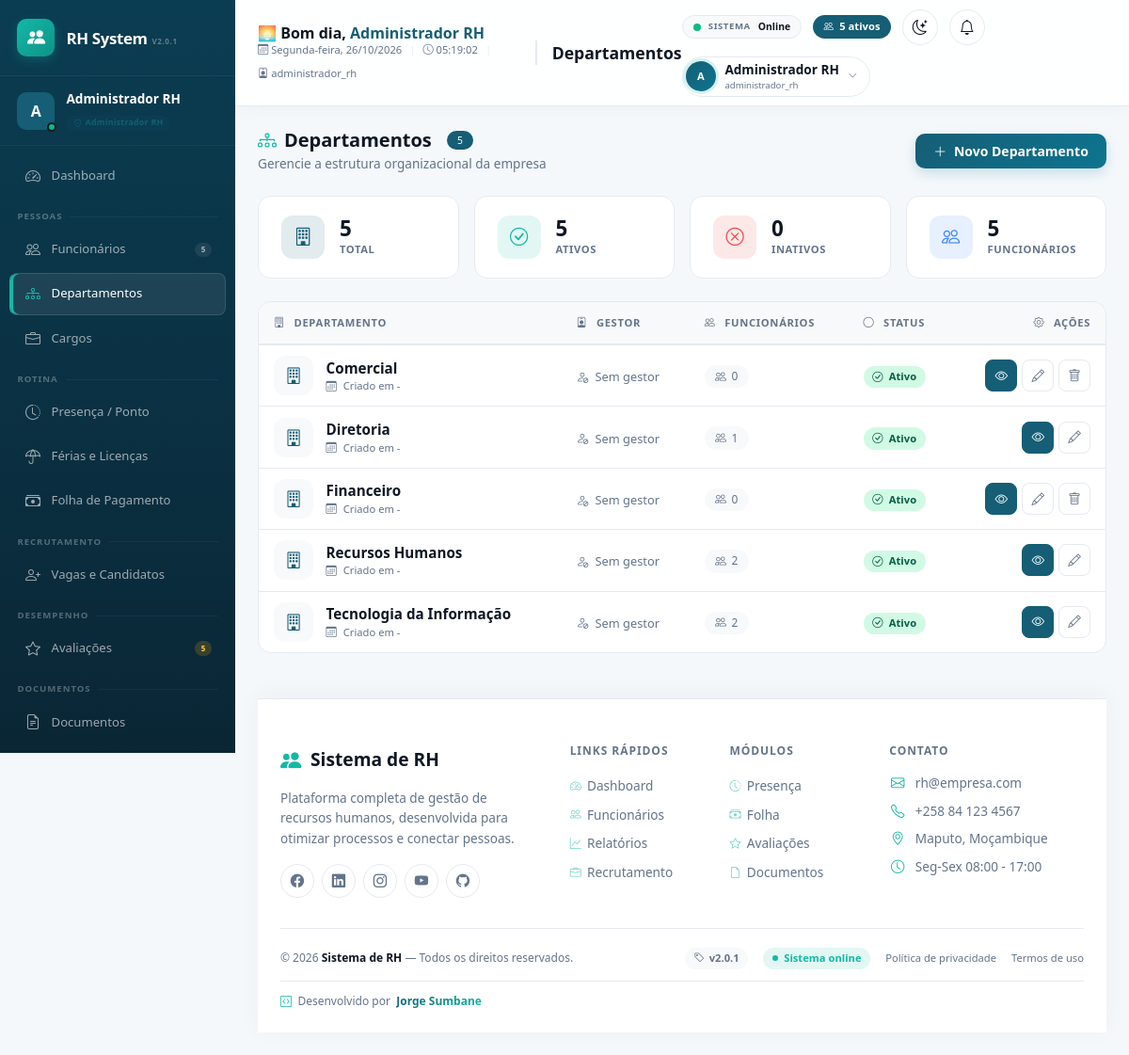
Page /modules/departamentos/index.php (signed in) on the committed database.
### tables this page shows
CREATE TABLE departamentos (
    id INT AUTO_INCREMENT PRIMARY KEY,
    nome VARCHAR(100) NOT NULL,
    descricao TEXT NULL,
    gestor_id INT NULL,  
    ativo TINYINT(1) NOT NULL DEFAULT 1,
    criado_em DATETIME NOT NULL DEFAULT CURRENT_TIMESTAMP
);

### includes/bootstrap.php (called while the page is built, shortened)
<?php
spl_autoload_register(function (string $classe): void {
    $caminho = __DIR__ . '/../classes/' . $classe . '.php';
});
require_once __DIR__ . '/functions.php';

### classes/Database.php (called while the page is built, shortened)
<?php
class Database
{
    private static ?PDO $instance = null;
    public static function getConnection(): PDO
    {
        if (self::$instance === null) {
            $dsn = sprintf(
                'mysql:host=%s;port=%s;dbname=%s;charset=%s',
                DB_HOST,
                DB_PORT,
                DB_NAME,
                DB_CHARSET
            );
            $options = [
                PDO::ATTR_ERRMODE            => PDO::ERRMODE_EXCEPTION,
                PDO::ATTR_DEFAULT_FETCH_MODE => PDO::FETCH_ASSOC,
                PDO::ATTR_EMULATE_PREPARES   => false,
            ];
            try {
                self::$instance = new PDO($dsn, DB_USER, DB_PASS, $options);
                $offset = (new DateTime('now', new DateTimeZone(date_default_timezone_get())))->format('P');
                self::$instance->exec("SET time_zone = '{$offset}'");
            } catch (PDOException $e) {
                error_log('Erro de conexão com o banco: ' . $e->getMessage());
                die('Não foi possível conectar ao banco de dados. Verifique se o MySQL está em execução no XAMPP e se o banco "rh_sistema" foi importado (veja database/schema.sql).');
            }
        }
        return self::$instance;
    }
}

### classes/Departamento.php (called while the page is built, shortened)
<?php
class Departamento
{
    private PDO $db;
    public function __construct()
    {
        $this->db = Database::getConnection();
    }
    public function listar(bool $apenasAtivos = false): array
    {
        $sql = 'SELECT d.*, f.nome AS gestor_nome,
                       (SELECT COUNT(*) FROM funcionarios WHERE departamento_id = d.id AND status = "ativo") AS total_funcionarios
                FROM departamentos d
                LEFT JOIN funcionarios f ON f.id = d.gestor_id';
        $sql .= ' ORDER BY d.nome ASC';
        return $this->db->query($sql)->fetchAll();
    }
    public function podeExcluir(int $id): bool
    {
        $stmt = $this->db->prepare('SELECT COUNT(*) FROM funcionarios WHERE departamento_id = :id');
        $stmt->execute([':id' => $id]);
        return (int) $stmt->fetchColumn() === 0;
    }
}

### classes/Funcionario.php (called while the page is built, shortened)
<?php
class Funcionario
{
    private PDO $db;
    public function __construct()
    {
        $this->db = Database::getConnection();
    }
    public function contarPorStatus(string $status = 'ativo'): int
    {
        $stmt = $this->db->prepare('SELECT COUNT(*) FROM funcionarios WHERE status = :status');
        $stmt->execute([':status' => $status]);
        return (int) $stmt->fetchColumn();
    }
    public function contarTotal(): int
    {
        $stmt = $this->db->query("SELECT COUNT(*) FROM funcionarios");
        return (int) $stmt->fetchColumn();
    }
}

### includes/functions.php (called while the page is built, shortened)
<?php
function e(?string $texto): string
{
    return htmlspecialchars($texto ?? '', ENT_QUOTES, 'UTF-8');
}
function formatarData(?string $data): string
{
    $dt = DateTime::createFromFormat('Y-m-d', $data);
    return $dt ? $dt->format('d/m/Y') : '-';
}
    ?>

### modules/departamentos/index.php (the view, shortened to what this page needs)
<?php
require_once __DIR__ . '/../../includes/bootstrap.php';
$departamentoModel = new Departamento();
$departamentos = $departamentoModel->listar();
$totalDepartamentos = count($departamentos);
$totalInativos = 0;
require __DIR__ . '/../../includes/header.php';
?>
<div class="dept-header">
    <div class="dept-header-left">
        <h5>
            <i class="bi bi-diagram-3"></i> Departamentos
            <span class="badge bg-primary rounded-pill ms-2" style="font-size:0.65rem;font-weight:500;">
                <?= number_format($totalDepartamentos) ?>
            </span>
        </h5>
        <p>Gerencie a estrutura organizacional da empresa</p>
    </div>
    <div class="dept-header-right">
        <a href="criar.php" class="btn btn-primary btn-sm" style="border-radius:10px;padding:0.5rem 1.2rem;">
            <i class="bi bi-plus-lg me-1"></i> Novo Departamento
        </a>
    </div>
</div>
<div class="dept-stats">
    <div class="dept-stat-card animate-in">
        <div class="stat-icon primary"><i class="bi bi-building"></i></div>
        <div class="stat-info">
            <div class="stat-value"><?= number_format($totalDepartamentos) ?></div>
            <div class="stat-label">Total</div>
        </div>
    </div>
    <div class="dept-stat-card animate-in">
        <div class="stat-icon success"><i class="bi bi-check-circle"></i></div>
        <div class="stat-info">
            <div class="stat-value"><?= number_format($totalAtivos) ?></div>
            <div class="stat-label">Ativos</div>
        </div>
    </div>
    <div class="dept-stat-card animate-in">
        <div class="stat-icon danger"><i class="bi bi-x-circle"></i></div>
        <div class="stat-info">
            <div class="stat-value"><?= number_format($totalInativos) ?></div>
            <div class="stat-label">Inativos</div>
        </div>
    </div>
    <div class="dept-stat-card animate-in">
        <div class="stat-icon info"><i class="bi bi-people"></i></div>
        <div class="stat-info">
            <div class="stat-value"><?= number_format($totalFuncionarios) ?></div>
            <div class="stat-label">Funcionários</div>
        </div>
    </div>
</div>
<div class="dept-table-card">
    <div class="table-responsive">
        <table class="table">
            <thead>
                <tr>
                    <th><i class="bi bi-building"></i> Departamento</th>
                    <th><i class="bi bi-person-badge"></i> Gestor</th>
                    <th><i class="bi bi-people"></i> Funcionários</th>
                    <th><i class="bi bi-circle"></i> Status</th>
                    <th class="text-end"><i class="bi bi-gear"></i> Ações</th>
                </tr>
            </thead>
            <tbody>
                <?php foreach ($departamentos as $d): ?>
                    <tr>
                        <td>
                            <div class="dept-info">
                                <div class="dept-icon">
                                    <i class="bi bi-building"></i>
                                </div>
                                <div>
                                    <div class="dept-name"><?= e($d['nome']) ?></div>
                                    <div class="dept-meta">
                                        <i class="bi bi-calendar3"></i> Criado em <?= formatarData($d['criado_em'] ?? date('Y-m-d')) ?>
                                    </div>
                                </div>
                            </div>
                        </td>
                        <td>
                            <?php if (!empty($d['gestor_nome'])): ?>
                                <div class="gestor-info">
                                    <span class="gestor-avatar"><?= e(strtoupper(substr($d['gestor_nome'], 0, 1))) ?></span>
                                    <span class="gestor-nome"><?= e($d['gestor_nome']) ?></span>
                                </div>
                            <?php else: ?>
                                <span class="text-muted" style="font-size:0.8rem;">
                                    <i class="bi bi-person-slash me-1"></i> Sem gestor
                                </span>
                            <?php endif; ?>
                        </td>
                        <td>
                            <span class="count-badge">
                                <i class="bi bi-people"></i> <?= $d['total_funcionarios'] ?? 0 ?>
                            </span>
                        </td>
                        <td>
                            <span class="badge-status <?= $d['ativo'] ? 'ativo' : 'inativo' ?>">
                                <i class="bi <?= $d['ativo'] ? 'bi-check-circle' : 'bi-x-circle' ?>"></i>
                                <?= $d['ativo'] ? 'Ativo' : 'Inativo' ?>
                            </span>
                        </td>
                        <td class="text-end">
                            <div class="action-group">
                                <a href="visualizar.php?id=<?= $d['id'] ?>" class="action-btn edit" title="Visualizar" style="background:var(--rh-primary);border-color:var(--rh-primary);color:#fff;">
                                    <i class="bi bi-eye"></i>
                                </a>
                                <a href="editar.php?id=<?= $d['id'] ?>" class="action-btn edit" title="Editar">
                                    <i class="bi bi-pencil"></i>
                                </a>
                                <?php if ($departamentoModel->podeExcluir($d['id'])): ?>
                                    <a href="excluir.php?id=<?= $d['id'] ?>" class="action-btn delete js-confirm"
                                       data-confirm-msg="Excluir o departamento <strong><?= e($d['nome']) ?></strong>?"
                                       title="Excluir">
                                        <i class="bi bi-trash"></i>
                                    </a>
                                <?php endif; ?>
                            </div>
                        </td>
                    </tr>
                <?php endforeach; ?>
            </tbody>
        </table>
    </div>
</div>
<?php require __DIR__ . '/../../includes/footer.php'; ?>

### assets/css/style.css (style rules this page uses)
:root { --rh-primary: #155e75; --rh-primary-light: #0e7490; --rh-accent: #14b8a6; --rh-bg: #f5f8fb; --rh-card-bg: #ffffff; --rh-border: #e5eaf0; --rh-shadow: 0 8px 28px rgba(15, 41, 64, .07); --rh-shadow-hover: 0 16px 38px rgba(15, 41, 64, .12); --rh-text-primary: #0f1724; --rh-text-secondary: #334155; --rh-text-muted: #64748b; --rh-text-light: #f8fafc; --rh-sidebar-bg: linear-gradient(180deg, #0b3d52 0%, #0a2635 100%); --rh-topbar-bg: rgba(255, 255, 255, .88); --rh-success: #10b981; --rh-success-bg: #d1fae5; --rh-success-text: #065f46; --rh-danger: #ef4444; --rh-danger-bg: #fee2e2; --rh-danger-text: #991b1b; --rh-warning: #f59e0b; --rh-warning-bg: #fef3c7; --rh-warning-text: #92400e; --rh-info: #3b82f6; --rh-info-bg: #dbeafe; --rh-info-text: #1e40af; --rh-purple: #8b5cf6; --rh-purple-bg: #ede9fe; --rh-purple-text: #5b21b6; --rh-radius: 14px; }
html { min-height: 100%; overflow-y: auto; overflow-x: hidden; }
body { min-height: 100vh; margin: 0; background: var(--rh-bg); color: var(--rh-text-primary); font-family: 'Segoe UI', system-ui, -apple-system, sans-serif; overflow-x: hidden; overflow-y: auto; transition: background 0.3s ease, color 0.3s ease; }
.table { color: var(--rh-text-primary); margin-bottom: 0; --bs-table-bg: transparent; vertical-align: middle; }
.table thead th { background: var(--bs-tertiary-bg); color: var(--rh-text-muted); font-weight: 700; font-size: 0.7rem; text-transform: uppercase; letter-spacing: 0.06em; padding: 0.75rem 1rem; border-bottom: 2px solid var(--rh-border); }
.table tbody td { color: var(--rh-text-primary); padding: 0.6rem 1rem; border-bottom: 1px solid var(--rh-border); vertical-align: middle; }
.table tbody tr { transition: all 0.2s ease; }
.table-responsive { border-radius: 10px; overflow-x: auto; overflow-y: visible; -webkit-overflow-scrolling: touch; }
.btn { border-radius: 10px; font-weight: 650; transition: transform .18s ease, box-shadow .18s ease; }
.btn-primary { background: linear-gradient(135deg, var(--rh-primary), var(--rh-primary-light)); border: 0; color: #fff; box-shadow: 0 5px 14px rgba(14, 116, 144, .2); }
.badge { font-weight: 700; letter-spacing: .01em; padding: 0.3rem 0.7rem; border-radius: 50px; }
.badge.bg-primary { background: var(--rh-primary) !important; color: #fff; }
.badge-status { padding: 0.3rem 0.8rem; border-radius: 50px; font-size: 0.7rem; font-weight: 600; display: inline-flex; align-items: center; gap: 0.35rem; }
.badge-status.ativo { background: var(--rh-success-bg); color: var(--rh-success-text); }
.text-muted { color: var(--rh-text-muted) !important; }
.bg-primary { background-color: var(--rh-primary) !important; }

### assets/css/dashboard.css (style rules this page uses)
:root { --dash-primary:#155e75; --dash-primary-2:#0e7490; --dash-teal:#14b8a6; --dash-purple:#7c3aed; --dash-orange:#f97316; --dash-radius:16px; --dash-shadow:0 10px 30px rgba(15,41,64,.08); --dash-shadow-hover:0 18px 44px rgba(15,41,64,.14); }

### assets/css/responsive.css (style rules this page uses)
html { overflow-x:hidden; }
body { min-width:320px; }
.table-responsive { overflow-x:auto; -webkit-overflow-scrolling:touch; }
.table-responsive table { min-width:640px; }

### includes/footer.php (style rules this page uses)
.badge-status { display: inline-flex; align-items: center; gap: 0.4rem; padding: 0.2rem 0.6rem; border-radius: 50px; background: rgba(20,184,166,0.12); color: var(--rh-accent); font-size: 0.7rem; font-weight: 600; }

### rows in the picture
departamentos: nome "Comercial", total_funcionarios "0", ativo 1 (drawn)
departamentos: nome "Diretoria", total_funcionarios "1", ativo 1 (drawn)
departamentos: nome "Financeiro", total_funcionarios "0", ativo 1 (drawn)
departamentos: nome "Recursos Humanos", total_funcionarios "2", ativo 1 (drawn)
departamentos: nome "Tecnologia da Informação", total_funcionarios "2", ativo 1 (drawn)

### other values in the picture
$avatarInicial "A"
$nomeUsuario "Administrador RH"
$perfilLabel "Administrador RH"
$totalFuncionarios "5"
$avaliacoesPendentes "5"
$diaSemana "Segunda-feira"
$perfilUsuario "administrador_rh"
$pageTitle "Departamentos"
$totalAtivos "5"
substr($nomeUsuario, 0, 1) "A"
$totalDepartamentos "5"
$totalInativos "0"
